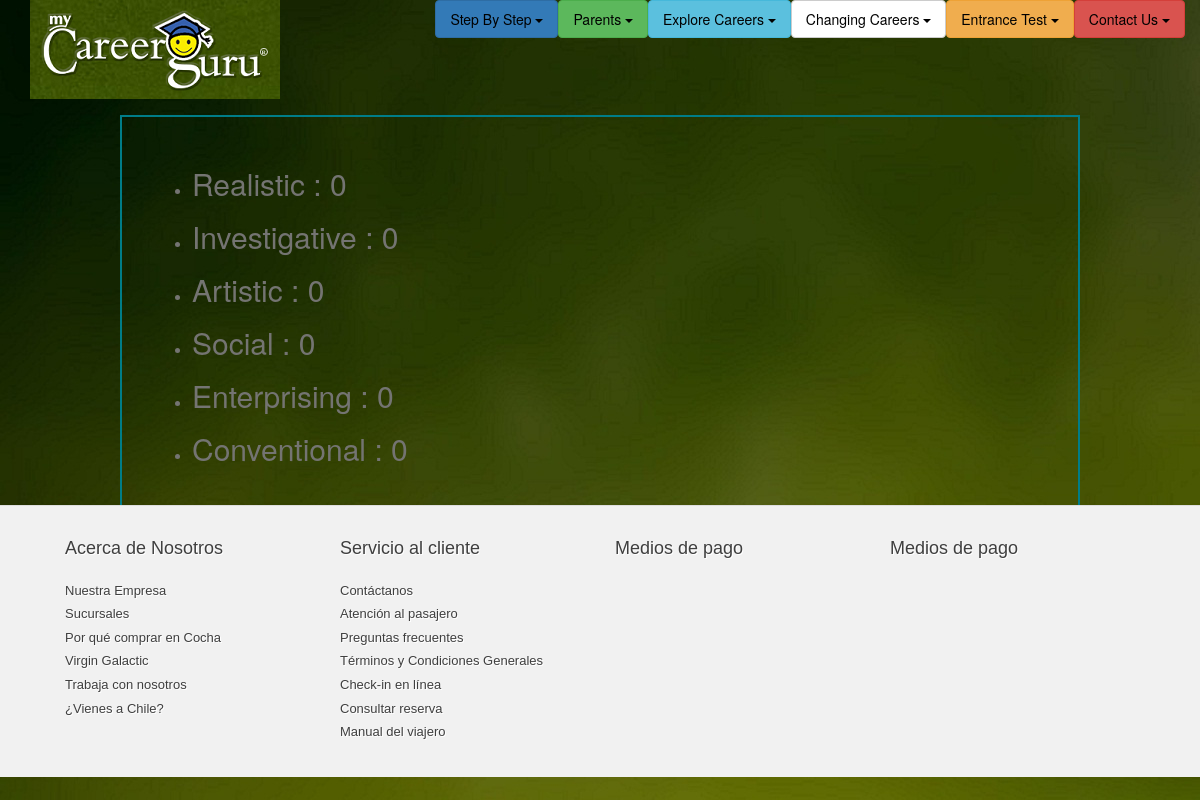
Page /result/ on the committed database.
### career/models.py (models this page shows, shortened)
class Qtype(models.Model):
    qtype = models.TextField()

### career/views.py (the view)
# urls.py: url(r'^result/$','career.views.result'),
def result(request):
    print(request.POST)
    answers = []
    for i in range(1, 61):
        answers.append(int(request.POST.get(str(i), 0)))
    score = computeScore(answers)
    return render(request, "result.html", {
        'result': score
    })

### career/views.py (called while the page is built)
def computeScore(answers):
    result = {}
    for qtype in Qtype.objects.all():
        score = 0
        questions = Question.objects.filter(qtype = qtype)
        ids = [q.id for q in questions]
        for id in ids:
            score = score + answers[id-1]
        result[qtype.qtype] = score
    return result

### templates/result.html
{% extends "base5.html" %}
{% block contents %}
<div class="container">
    <div class="wrapper">
    <ul>
        {% for key, value in result.items %}
            <li><h2>{{ key }} : {{ value }}</h2></li>
        {% endfor %}
    </ul>
    </div>
</div>
{% endblock %}

### static/modern/css/modern-business.css (style rules this page uses)
html, body { height: 100%; }
body { padding-top: 115px; }

### static/css/mainbase.css (style rules this page uses)
body { background-image:url("/static/img/background12.jpg"); color:#747472; }

### static/css/FAQ.css (style rules this page uses)
.wrapper { border: 2px solid #007D88; padding: 30px; margin-top: 2px; }

### static/css/colgpage.css (style rules this page uses)
.wrapper { border: 2px solid #007D88; padding: 30px; margin-top: 2px; }

### static/css/profile.css (style rules this page uses)
.wrapper { width:960px; height: auto; margin:auto; }

### rows in the picture
Qtype: result "Realistic"
Qtype: result "Investigative"
Qtype: result "Artistic"
Qtype: result "Social"
Qtype: result "Enterprising"
Qtype: result "Conventional"

### other values in the picture
{{ value }} "0" "0" "0" "0" "0" "0"
